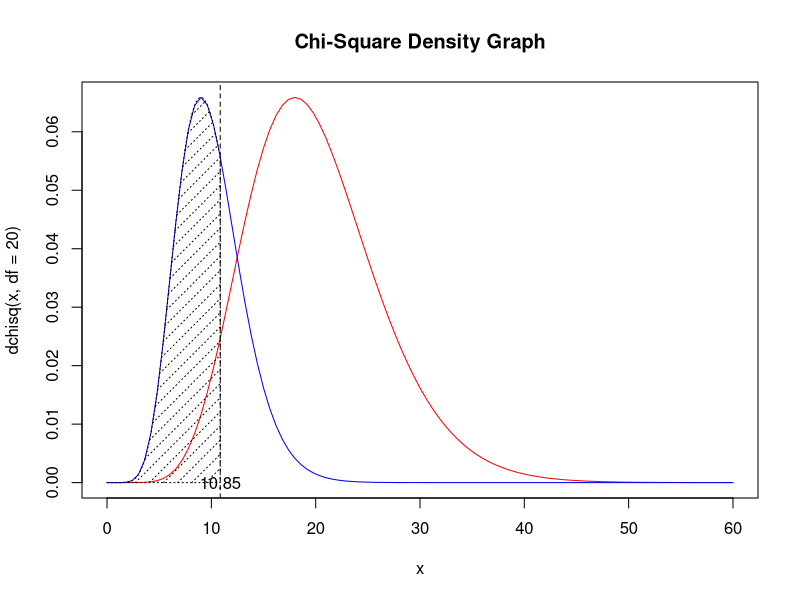

Here is the R script that generated this plot:
## ---- chunk 1
curve(dchisq(x, df=20), col='red', main = "Chi-Square Density Graph",from=0,to=60); abline(v=10.85081,lty=2);text(10.85081,0, "10.85")
curve(dchisq(2*x, df=20),add = TRUE,col='blue')
polygon(c(0,seq(0,10.85081,0.01),10.85081),c(0,dchisq(2*seq(0,10.85081,0.01), df=20),0), density=10, angle=45,lty =3)
